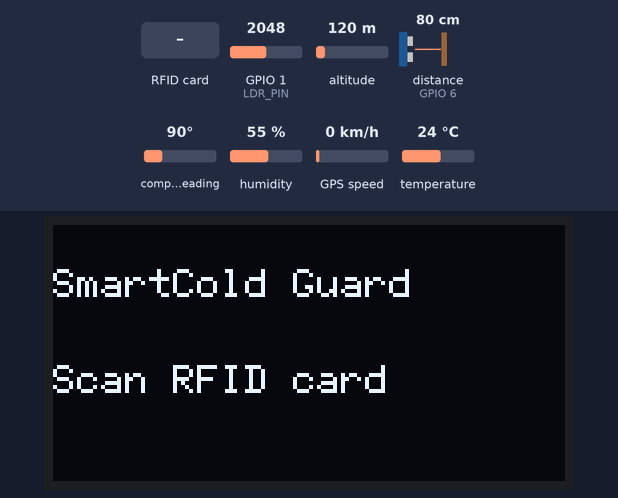
Recording of a sketch running on a simulated ESP32-S3. Shown: 128×64 one-colour display. The inputs (shaded band) are chosen by the test bench; at power-on: GPIO 1 (LDR_PIN) = 2048, altitude 120 m, distance to the obstacle (sensor on GPIO 6) 80 cm, compass heading 90°, humidity 55 %, GPS speed 0 km/h, temperature 24 °C (analog values on the 0–4095 scale). The echo pulse lasts 58.3 µs per cm; WiFi joins after 1.5 s; servers stay silent unless stated; the local clock reads 2024-03-15 10:24:30 at power-on unless the sketch sets it; the GPS gets a fix after 3 s at 37.7749, -122.4194 with 8 satellites; what the sketch prints to the serial monitor is not drawn.

Above: at 2.3 s.
2.4 s: RFID card 12 34 56 78 held to the reader
At 3.1 s:
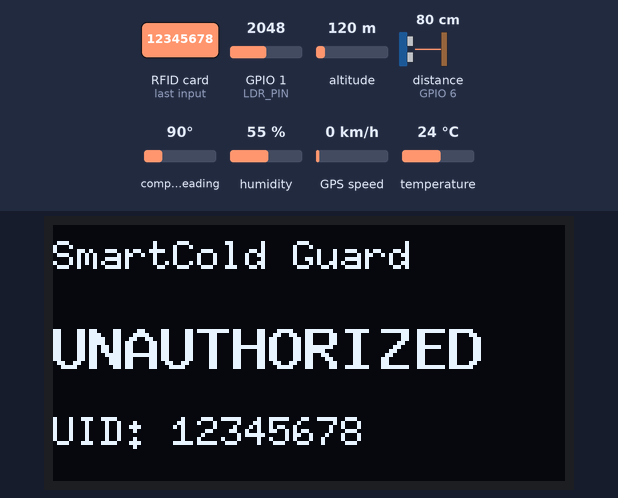
7.9 s: RFID card C7 EC 6B 7A held to the reader
At 8.3 s:
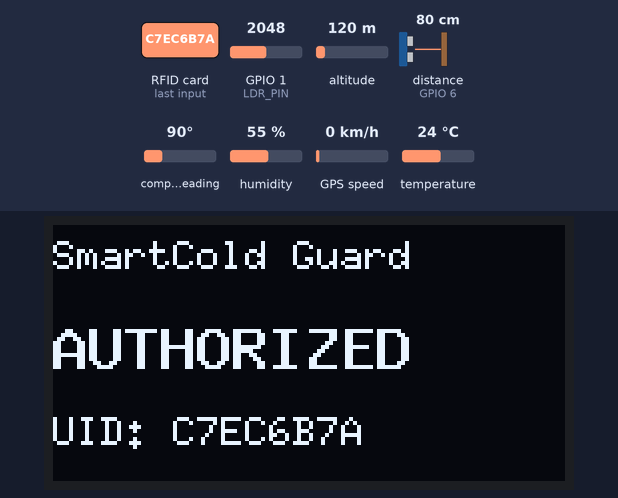
13.4 s: RFID card 5E 7A 19 C4 held to the reader
At 14.2 s:
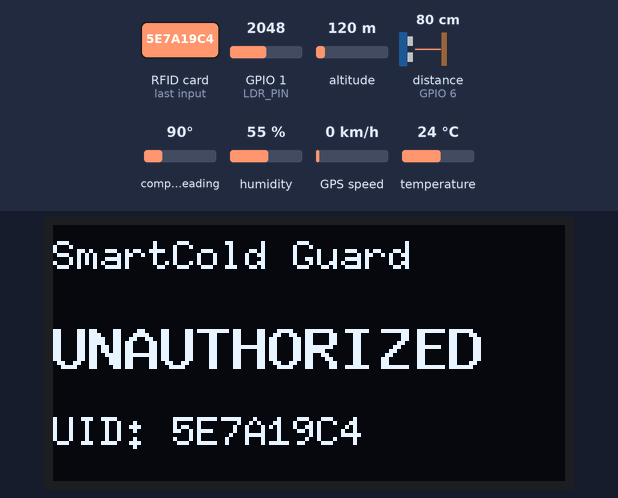
Timing chart, 0 to 16.4 s (numbered marks = the images above; inputs shaded):
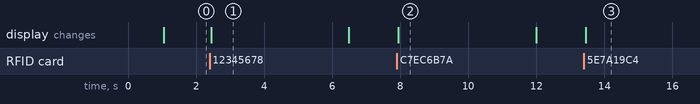

The sketch:

SmartColdGuard_Step9_Online.ino
```cpp
/*
  SmartCold Guard - Step 9: secure online reporting to Render
  ESP32-S3 + DHT22 + HC-SR04 + RC522 + SIM28 GPS

  Sends to:
  https://smartcold-guard.onrender.com/api/sensor-data
  https://smartcold-guard.onrender.com/api/rfid-event

  REQUIRED ARDUINO LIBRARIES:
    DHT sensor library by Adafruit (+ Adafruit Unified Sensor)
    MFRC522 (provides MFRC522.h)
    TinyGPSPlus by Mikal Hart
    ESP32CertBundle by TANAKA Masayuki (provides esp32_cert_bundle.h)

  IMPORTANT:
    DEVICE_TOKEN is NOT your dashboard password or Supabase secret key.
    Never publish a sketch containing your real Wi-Fi password or device token.
    The HC-SR04 ECHO must reach GPIO6 via a 1k/2k resistor divider.
*/

#include <WiFi.h>
#include <WiFiClientSecure.h>
#include <HTTPClient.h>
#include <time.h>
#include <DHT.h>
#include <SPI.h>
#include <MFRC522.h>
#include <TinyGPS++.h>
#include <Wire.h>
#include <U8g2lib.h>


// ---------- Fill in these three settings only ----------
const char *WIFI_SSID = "pi";
const char *WIFI_PASSWORD = "12345678";
const char *DEVICE_TOKEN = "935a477ad7671d97acf35f3cae5809b4e24604c5a9e6fb25";

// Use YOUR Render website, not localhost or the laptop's private IP.
const char *SERVER_BASE = "https://smartcold-guard.onrender.com";
const char *DEVICE_ID = "esp32-s3-01";

// ---------- Same GPIOs as your successfully tested wiring ----------
constexpr int DHT_PIN = 4;
constexpr int LDR_PIN = 1;  // LDR connected to GPIO1
const int BUZZER_PIN = 2;
const int LIGHT_THRESHOLD = 4200; // Demo threshold
constexpr int TRIG_PIN = 5;
constexpr int ECHO_PIN = 6; // Must have 1 kOhm / 2 kOhm voltage divider
constexpr int RFID_SS = 10;
constexpr int RFID_MOSI = 11;
constexpr int RFID_SCK = 12;
constexpr int RFID_MISO = 13;
constexpr int RFID_RST = 14;
constexpr int GPS_RX = 17; // GPS TX -> ESP32 GPIO17
constexpr int GPS_TX = 16; // GPS RX <- ESP32 GPIO16
constexpr int OLED_SDA = 8;
constexpr int OLED_SCL = 9;

// Demo authorized card.
// Replace this UID with the card you want to allow.
const char *AUTHORIZED_UID = "C7EC6B7A";

U8G2_SSD1306_128X64_NONAME_F_HW_I2C oled(
  U8G2_R0,
  U8X8_PIN_NONE
);

bool oledShowingCard = false;
unsigned long oledCardMs = 0;


DHT dht(DHT_PIN, DHT22);
MFRC522 rfid(RFID_SS, RFID_RST);
HardwareSerial gpsSerial(2);
TinyGPSPlus gps;

const unsigned long SEND_INTERVAL_MS = 5000;
const unsigned long RECONNECT_INTERVAL_MS = 10000;
unsigned long lastSendMs = 0;
unsigned long lastReconnectMs = 0;
bool clockReady = false;

String jsonNumber(float value, int digits) {
  return isfinite(value) ? String(value, digits) : String("null");
}

bool haveValidCredentials() {
  return String(WIFI_SSID) != "YOUR_WIFI_NAME" &&
         String(WIFI_PASSWORD) != "YOUR_WIFI_PASSWORD" &&
         String(DEVICE_TOKEN) != "PASTE_RENDER_DEVICE_TOKEN_HERE" &&
         strlen(DEVICE_TOKEN) > 10;
}

// TLS certificate validation requires a reasonably correct time.
void startClock() {
  configTime(0, 0, "pool.ntp.org", "time.google.com");
  Serial.println("Synchronizing UTC time for HTTPS certificate validation...");
}

bool checkClock() {
  if (clockReady) return true;
  time_t now = time(nullptr);
  // 2025-01-01 UTC, safely before the current deployment date.
  if (now >= 1735689600) {
    clockReady = true;
    Serial.println("UTC time synchronized; HTTPS enabled.");
    return true;
  }
  return false;
}

float readDistanceCm() {
  digitalWrite(TRIG_PIN, LOW);
  delayMicroseconds(2);
  digitalWrite(TRIG_PIN, HIGH);
  delayMicroseconds(10);
  digitalWrite(TRIG_PIN, LOW);
  const unsigned long duration = pulseIn(ECHO_PIN, HIGH, 30000UL);
  if (duration == 0) return NAN;
  return duration * 0.0343f / 2.0f;
}

bool postJson(const char *route, const String &json) {
  if (WiFi.status() != WL_CONNECTED) {
    Serial.println("Not sent: Wi-Fi disconnected");
    return false;
  }
  if (!checkClock()) {
    Serial.println("Not sent: waiting for NTP time sync (TLS safety check)");
    return false;
  }
  if (!haveValidCredentials()) {
    Serial.println("Not sent: fill in Wi-Fi and DEVICE_TOKEN placeholders");
    return false;
  }


time_t now = time(nullptr);
struct tm utc;
gmtime_r(&now, &utc);

char dateTime[40];
strftime(
  dateTime,
  sizeof(dateTime),
  "%Y-%m-%d %H:%M:%S UTC",
  &utc
);

Serial.print("ESP32 UTC clock: ");
Serial.println(dateTime);


  // Create a fresh client for each POST: avoids retained TLS state between requests.
  WiFiClientSecure secureClient;
  secureClient.useBuiltinCACertBundle();

  HTTPClient http;
  http.setConnectTimeout(15000);
  http.setTimeout(20000);
  const String url = String(SERVER_BASE) + route;
  if (!http.begin(secureClient, url)) {
    Serial.println("HTTPS begin failed");
    return false;
  }

  http.addHeader("Content-Type", "application/json");
  http.addHeader("X-Device-Token", DEVICE_TOKEN);
  const int responseCode = http.POST(json);
  Serial.printf("POST %s => HTTP %d\n", route, responseCode);
  if (responseCode < 0) {
    Serial.println(http.errorToString(responseCode));
  } else if (responseCode != 200) {
    // Helpful for debugging authentication/validation errors.
    Serial.println(http.getString());
  }
  http.end();
  return responseCode == 200;
}

void readGPS() {
  while (gpsSerial.available() > 0) {
    gps.encode(gpsSerial.read());
  }
}


void showReadyScreen() {
  oled.clearBuffer();

  oled.setFont(u8g2_font_6x12_tr);
  oled.drawStr(0, 18, "SmartCold Guard");
  oled.drawStr(0, 42, "Scan RFID card");

  oled.sendBuffer();
  oledShowingCard = false;
}

void showRFIDResult(String uid, bool authorized) {
  oled.clearBuffer();

  oled.setFont(u8g2_font_6x10_tr);
  oled.drawStr(0, 11, "SmartCold Guard");

  oled.setFont(u8g2_font_9x15B_tr);
  oled.drawStr(
    0, 36,
    authorized ? "AUTHORIZED" : "UNAUTHORIZED"
  );

  oled.setFont(u8g2_font_6x10_tr);
  String uidText = "UID: " + uid;
  oled.drawStr(0, 55, uidText.c_str());

  oled.sendBuffer();

  oledCardMs = millis();
  oledShowingCard = true;
}

void checkRFID() {
  if (!rfid.PICC_IsNewCardPresent() || !rfid.PICC_ReadCardSerial()) return;
  String uid;
  for (byte i = 0; i < rfid.uid.size; ++i) {
    if (rfid.uid.uidByte[i] < 0x10) uid += '0';
    uid += String(rfid.uid.uidByte[i], HEX);
  }
  uid.toUpperCase();
  bool authorized = (uid == AUTHORIZED_UID);

  showRFIDResult(uid, authorized);

  Serial.println(
    authorized ? "RFID AUTHORIZED" : "RFID UNAUTHORIZED"
  );

  rfid.PICC_HaltA();
  rfid.PCD_StopCrypto1();

  Serial.print("RFID card scanned. UID: ");
  Serial.println(uid);
  // This logs a card scan; it does NOT authorize a physical lock.
  const String payload = String("{\"uid\":\"") + uid + "\"}";
  postJson("/api/rfid-event", payload);
}

void sendSensors() {
  const float temperature = dht.readTemperature();
  const float humidity = dht.readHumidity();
  const float distance = readDistanceCm();
  Serial.print("GPS Satellites: ");

  if (gps.satellites.isValid()) {
    Serial.println(gps.satellites.value());
  } else {
    Serial.println("Unknown");
  }

  Serial.print("GPS Valid NMEA Sentences: ");
  Serial.println(gps.passedChecksum());

  Serial.print("GPS Failed Checksums: ");
  Serial.println(gps.failedChecksum());

  Serial.print("GPS Location Fix: ");
  Serial.println(
    gps.location.isValid() &&
    gps.location.age() < 10000
      ? "YES" : "NO"
  );

  const int ldrRawValue = analogRead(LDR_PIN);
  if (ldrRawValue > LIGHT_THRESHOLD) {
    ledcWriteTone(BUZZER_PIN, 2000);
    Serial.println("BUZZER ALARM: ON");
  } else {
    ledcWriteTone(BUZZER_PIN, 0);
    Serial.println("BUZZER ALARM: OFF");
  }

  Serial.print("LDR Light Value: ");
  Serial.println(ldrRawValue);


  const bool hasFix = gps.location.isValid() && gps.location.age() < 10000UL;
  const float speed = (hasFix && gps.speed.isValid() && gps.speed.age() < 10000UL)
      ? gps.speed.kmph() : NAN;

  String json;
  json.reserve(320);
  json = "{\"deviceId\":\"" + String(DEVICE_ID) + "\"";
  json += ",\"temperatureC\":" + jsonNumber(temperature, 1);
  json += ",\"humidityPercent\":" + jsonNumber(humidity, 1);
  json += ",\"distanceCm\":" + jsonNumber(distance, 1);
  json += ",\"ldrRawValue\":" + String(ldrRawValue);
  json += ",\"gps\":{\"hasFix\":";
  json += hasFix ? "true" : "false";
  json += ",\"latitude\":";
  json += hasFix ? String(gps.location.lat(), 6) : String("null");
  json += ",\"longitude\":";
  json += hasFix ? String(gps.location.lng(), 6) : String("null");
  json += ",\"speedKmph\":" + jsonNumber(speed, 2);
  json += ",\"charsProcessed\":" + String(gps.charsProcessed());
  json += "}}";

  Serial.print("Sending: ");
  Serial.println(json);
  postJson("/api/sensor-data", json);
}

void setup() {
  Serial.begin(115200);
  delay(1000);
  Wire.begin(OLED_SDA, OLED_SCL);
  oled.begin();
  showReadyScreen();

  Serial.println("SmartCold Guard - online Render upload");
  Serial.println("HTTPS endpoint: https://smartcold-guard.onrender.com");

  dht.begin();
  analogReadResolution(12);
  analogSetPinAttenuation(LDR_PIN, ADC_11db);

  ledcAttach(BUZZER_PIN, 2000, 8);
  ledcWriteTone(BUZZER_PIN, 0);

  pinMode(TRIG_PIN, OUTPUT);
  pinMode(ECHO_PIN, INPUT);
  digitalWrite(TRIG_PIN, LOW);

  SPI.begin(RFID_SCK, RFID_MISO, RFID_MOSI, RFID_SS);
  rfid.PCD_Init();
  delay(5);
  Serial.printf("RC522 register: 0x%02X\n", rfid.PCD_ReadRegister(MFRC522::VersionReg));

  gpsSerial.begin(9600, SERIAL_8N1, GPS_RX, GPS_TX);
  if (!haveValidCredentials()) {
    Serial.println("ERROR: fill in the three credentials at the top of the sketch.");
  }

  WiFi.mode(WIFI_STA);
  WiFi.begin(WIFI_SSID, WIFI_PASSWORD);
  startClock();
  Serial.println("Connecting to Wi-Fi...");
}

void loop() {
  readGPS();
  checkRFID();

  const unsigned long now = millis();
  if (WiFi.status() != WL_CONNECTED && now - lastReconnectMs >= RECONNECT_INTERVAL_MS) {
    lastReconnectMs = now;
    Serial.println("Wi-Fi reconnecting...");
    WiFi.reconnect();
  }
  if (now - lastSendMs >= SEND_INTERVAL_MS) {
    lastSendMs = now;
    sendSensors();
  }

  if (oledShowingCard &&
      millis() - oledCardMs >= 4000UL) {
    showReadyScreen();
  }

  delay(5);
}
```

Measured:
- after the input at 2.4 s, the display: changes at once (image 1)
- after the input at 7.9 s, the display: changes at once (image 2)
- after the input at 13.4 s, the display: changes after 0.05 s (image 3)
- what the display in image 1 shows lasts 4.1 s, from 2.4 s to 6.5 s
